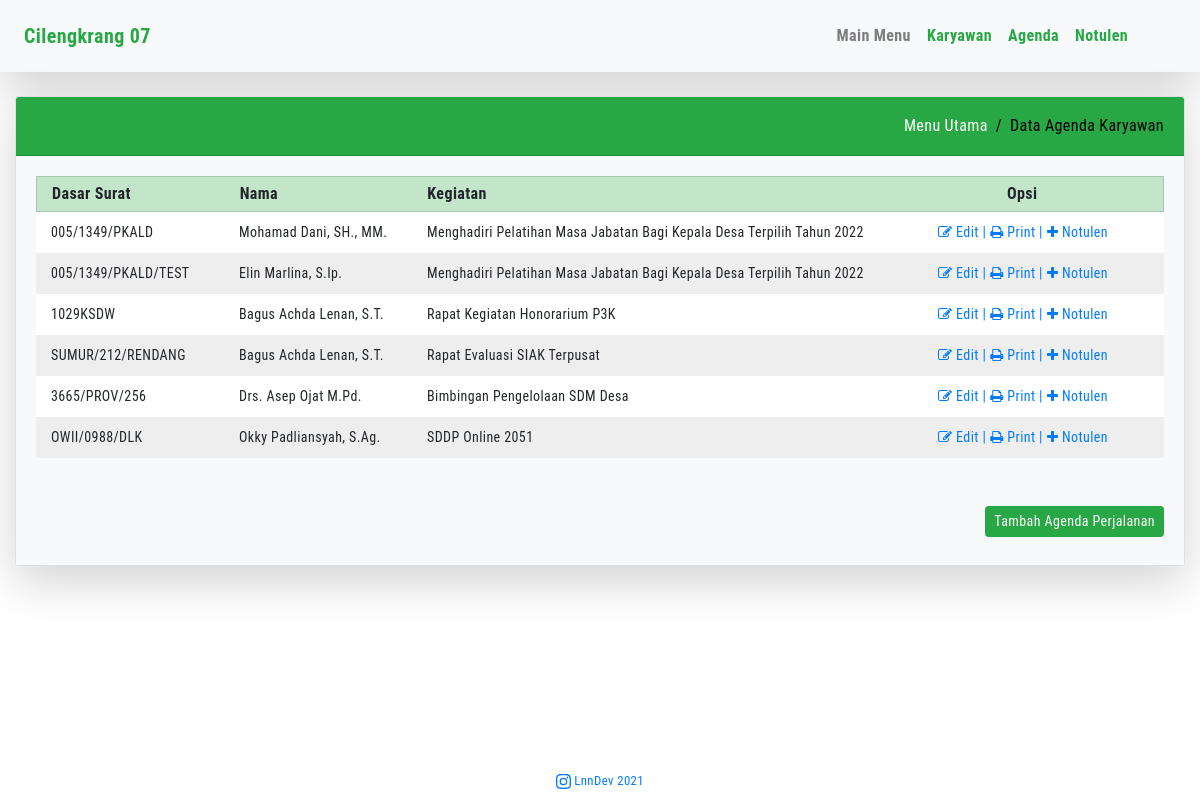
The page /show_agenda.php on the database as committed earlier.
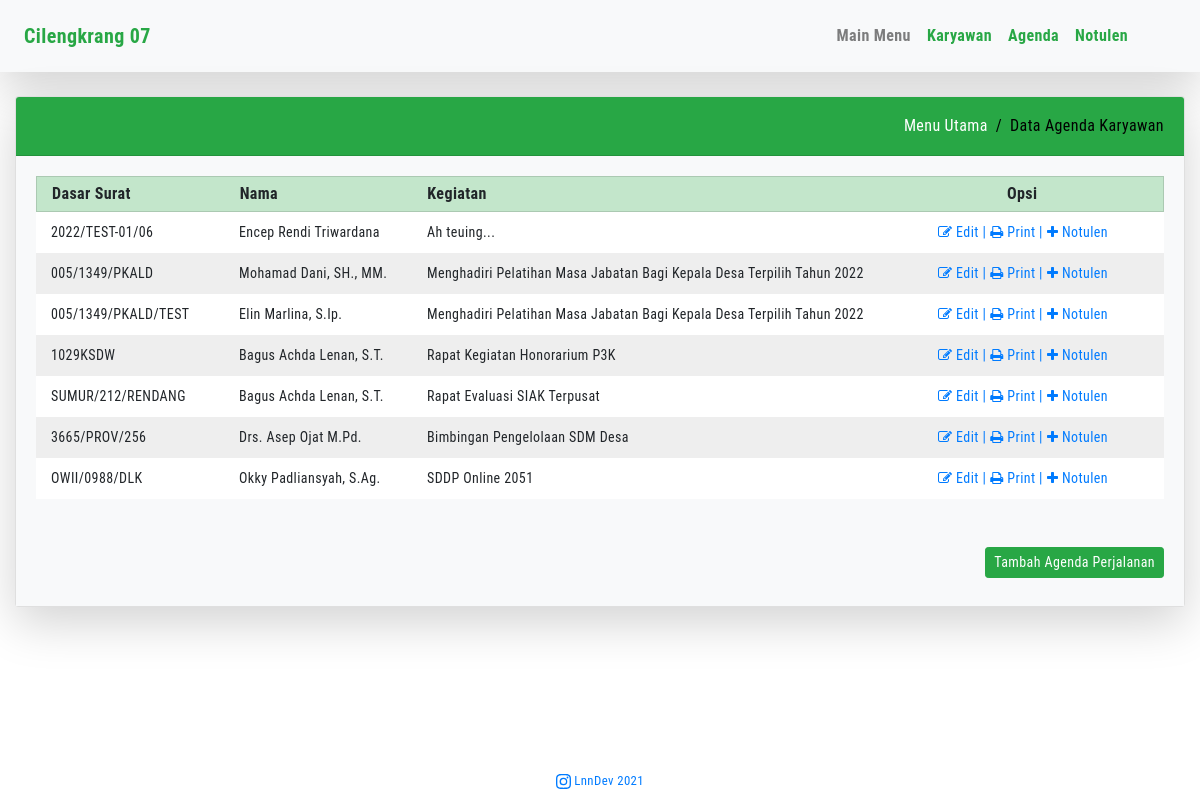
The same page on the database as committed later.
### tables this page shows
CREATE TABLE `data_agenda` (
  `id` int(11) NOT NULL,
  `dasar_surat` varchar(30) NOT NULL,
  `lokasi` varchar(30) NOT NULL,
  `kegiatan` varchar(100) NOT NULL,
  `tgl_mulai` date NOT NULL,
  `tgl_selesai` date NOT NULL,
  `jam_mulai` time NOT NULL,
  `jam_selesai` time NOT NULL,
  `pengikut_a` varchar(30) NOT NULL,
  `pengikut_b` varchar(30) NOT NULL,
  `pengikut_c` varchar(30) NOT NULL,
  `nip_a` bigint(18) NOT NULL,
  `nip_b` bigint(18) NOT NULL,
  `nip_c` bigint(18) NOT NULL,
  `id_asn` int(11) NOT NULL,
  `created_at` timestamp NOT NULL DEFAULT current_timestamp(),
  `updated_at` datetime DEFAULT current_timestamp() ON UPDATE current_timestamp()
);

CREATE TABLE `data_asn` (
  `id` int(3) NOT NULL,
  `name` varchar(50) NOT NULL,
  `nip` decimal(18,0) NOT NULL,
  `tempatlahir` varchar(30) NOT NULL,
  `tanggallahir` date NOT NULL,
  `golongan` varchar(30) NOT NULL,
  `jabatan` varchar(50) NOT NULL
);

### show_agenda.php (the view, shortened to what this page needs)
<!DOCTYPE html>
<html lang="id">
<head>
	<?php
	include 'head.php';
	?>
</head>
<body>
	<?php
	require_once 'process_asn.php';
	include 'menu.php';
	?>
	<?php
	$mysqli = new mysqli('localhost', 'root', '', 'cilengkrang') or die(mysqli_error($mysqli));
	$result = $mysqli->query("SELECT * FROM data_asn INNER JOIN data_agenda ON data_asn.id = data_agenda.id_asn ORDER BY tgl_mulai DESC") or die($mysqli->error);
	?>
	<div class="container-fluid">
		<br>
		<div class="card shadow-lg">
			<div class="card-header bg-success text-white">
				<div class="d-flex top-breadcrumb">
					<div>
						<ol class="breadcrumb">
							<li class="breadcrumb-item"><a href="index.php">Menu Utama</a></li>
							<li class="breadcrumb-item active" aria-current="page">Data Agenda Karyawan</li>
						</ol>
					</div>
				</div>
			</div>
			<div class="card-body bg-light">
				<div class="row grid-head">
					<div class="col-12 col-lg-2">
						<strong>Dasar Surat</strong>
					</div>
					<div class="col-12 col-lg-2">
						<strong>Nama</strong>
					</div>
					<div class="col-12 col-lg-5">
						<strong>Kegiatan</strong>
					</div>
					<div class="col-12 col-lg-3 d-flex justify-content-center">
						<strong>Opsi</strong>
					</div>
				</div>
				<?php while ($row = $result->fetch_assoc()) : ?>
					<div class="row grid-body">
						<div class="col-12 col-lg-2">
							<?php echo $row['dasar_surat']; ?>
						</div>
						<div class="col-12 col-lg-2">
							<?php echo $row['name']; ?>
						</div>
						<div class="col-12 col-lg-5">
							<?php echo $row['kegiatan']; ?>
						</div>
						<div class="col-12 col-lg-3 d-flex justify-content-center">
							<a href="data_agenda.php?edit2=<?php echo $row['id']; ?>" class="">
								<i class="fa fa-pencil-square-o" aria-hidden="true" data-toggle="tooltip" data-placement="bottom" title="Edit"></i> Edit |
							</a>
							<a href="" data-toggle="modal" data-target="#cetakSspd<?php echo $row['id']; ?>" class="ml-1">
								<i class="fa fa-print" aria-hidden="true" data-toggle="tooltip" data-placement="bottom" title="Cetak"></i> Print |
							</a>
							<a href="" data-toggle="modal" data-target="#generateNotulen<?php echo $row['id']; ?>" class="ml-1">
								<i class="fa fa-plus" aria-hidden="true" data-toggle="tooltip" data-placement="bottom" title="Cetak"></i> Notulen
							</a>
						</div>
					</div>
				<?php endwhile; ?>
				<div class="row justify-content-end">
					<div class="mt-5 mb-2">
						<a href="data_agenda.php" class="btn btn-success btn-sm">Tambah Agenda Perjalanan</a>
					</div>
				</div>
			</div>
		</div>
	</div>
	<?php
	include 'footer.php';
	?>
</body>
</html>

Rows that differ between the two databases and show on the page:
added data_agenda: dasar_surat "2022/TEST-01/06", id_asn.name "Encep Rendi Triwardana", kegiatan "Ah teuing..."
